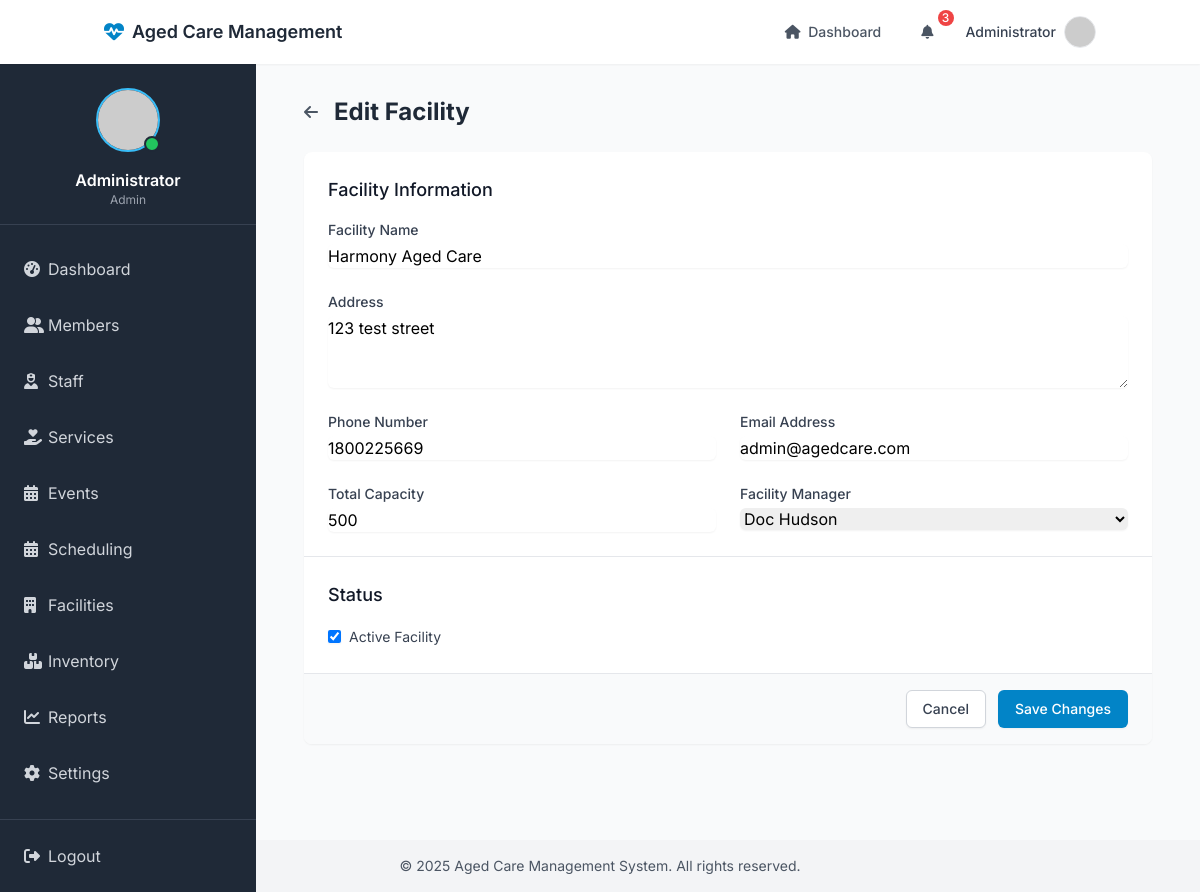
Screenshot of /facilities/edit/1 (signed in) with the database file from the repository.
### models/user.py (models this page shows, shortened)
class User(UserMixin, db.Model):
    __tablename__ = 'users'
    id = db.Column(db.Integer, primary_key=True)
    name = db.Column(db.String(100), nullable=False)
    email = db.Column(db.String(100), unique=True, nullable=False)
    password_hash = db.Column(db.String(200), nullable=False)
    role = db.Column(db.String(20), default='staff')  # admin, staff, family
    is_active = db.Column(db.Boolean, default=True)
    created_at = db.Column(db.DateTime, default=datetime.utcnow)
    last_login = db.Column(db.DateTime)
    @property
    def password(self):
        raise AttributeError('password is not a readable attribute')

### models/facility.py (models this page shows, shortened)
class Facility(db.Model):
    id = db.Column(db.Integer, primary_key=True)
    name = db.Column(db.String(100), nullable=False)
    address = db.Column(db.String(200), nullable=False)
    phone = db.Column(db.String(20))
    email = db.Column(db.String(100))
    capacity = db.Column(db.Integer)
    manager_id = db.Column(db.Integer, db.ForeignKey('staff.id'))
    is_active = db.Column(db.Boolean, default=True)
    created_at = db.Column(db.DateTime, default=datetime.utcnow)
    updated_at = db.Column(db.DateTime, default=datetime.utcnow, onupdate=datetime.utcnow)
    rooms = db.relationship('Room', backref='facility', lazy=True)
    members = db.relationship('Member', backref='facility', lazy=True)

### models/staff.py (models this page shows, shortened)
class Staff(db.Model):
    id = db.Column(db.Integer, primary_key=True)
    user_id = db.Column(db.Integer, db.ForeignKey('users.id'), nullable=False)
    first_name = db.Column(db.String(50), nullable=False)
    last_name = db.Column(db.String(50), nullable=False)
    date_of_birth = db.Column(db.Date)
    gender = db.Column(db.String(10))
    address = db.Column(db.String(200))
    phone = db.Column(db.String(20), nullable=False)
    email = db.Column(db.String(100), nullable=False, unique=True)
    position = db.Column(db.String(100), nullable=False)
    department = db.Column(db.String(100))
    employee_id = db.Column(db.String(50), unique=True)
    employment_type = db.Column(db.String(50))  # full-time, part-time, casual, contractor
    employment_start_date = db.Column(db.Date)
    employment_end_date = db.Column(db.Date)
    hourly_rate = db.Column(db.Float)
    emergency_contact_name = db.Column(db.String(100))
    emergency_contact_phone = db.Column(db.String(20))
    is_active = db.Column(db.Boolean, default=True)
    created_at = db.Column(db.DateTime, default=datetime.utcnow)
    updated_at = db.Column(db.DateTime, default=datetime.utcnow, onupdate=datetime.utcnow)
    qualifications = db.relationship('Qualification', backref='staff', lazy=True)
    schedules = db.relationship('Schedule', back_populates='staff', lazy=True, order_by='Schedule.start_time')
    @property
    def full_name(self):
        return f"{self.first_name} {self.last_name}"

### routes/facilities.py (the view, shortened to what this page needs)
@facility_routes.route('/edit/<int:id>', methods=['GET', 'POST'])
@login_required
def edit(id):
    if current_user.role != 'admin':
        flash('You do not have permission to edit facilities.', 'danger')
        return redirect(url_for('facilities.index'))
    facility = Facility.query.get_or_404(id)
    managers = Staff.query.filter_by(is_active=True).all()
    return render_template('facilities/edit.html', facility=facility, managers=managers)

### templates/facilities/edit.html (shortened to what this page needs)
{% extends "base.html" %}
{% block content %}
<div class="max-w-4xl mx-auto px-4">
    <div class="flex items-center justify-between mb-6">
        <div class="flex items-center">
            <a href="{{ url_for('facilities.view', id=facility.id) }}" class="text-gray-600 hover:text-gray-800 mr-4">
                <i class="fas fa-arrow-left"></i>
            </a>
            <h1 class="text-2xl font-bold text-gray-800">Edit Facility</h1>
        </div>
    </div>
    <form method="POST" class="bg-white rounded-lg shadow-sm">
        <div class="p-6 border-b border-gray-200">
            <h2 class="text-lg font-medium text-gray-900 mb-4">Facility Information</h2>
            <div class="grid grid-cols-1 md:grid-cols-2 gap-6">
                <div class="md:col-span-2">
                    <label for="name" class="block text-sm font-medium text-gray-700">Facility Name</label>
                    <input type="text" name="name" id="name" required
                           value="{{ facility.name }}"
                           class="mt-1 block w-full rounded-md border-gray-300 shadow-sm focus:border-primary-500 focus:ring-primary-500">
                </div>
                <div class="md:col-span-2">
                    <label for="address" class="block text-sm font-medium text-gray-700">Address</label>
                    <textarea name="address" id="address" rows="3" required
                              class="mt-1 block w-full rounded-md border-gray-300 shadow-sm focus:border-primary-500 focus:ring-primary-500">{{ facility.address }}</textarea>
                </div>
                <div>
                    <label for="phone" class="block text-sm font-medium text-gray-700">Phone Number</label>
                    <input type="tel" name="phone" id="phone" required
                           value="{{ facility.phone }}"
                           class="mt-1 block w-full rounded-md border-gray-300 shadow-sm focus:border-primary-500 focus:ring-primary-500">
                </div>
                <div>
                    <label for="email" class="block text-sm font-medium text-gray-700">Email Address</label>
                    <input type="email" name="email" id="email" required
                           value="{{ facility.email }}"
                           class="mt-1 block w-full rounded-md border-gray-300 shadow-sm focus:border-primary-500 focus:ring-primary-500">
                </div>
                <div>
                    <label for="capacity" class="block text-sm font-medium text-gray-700">Total Capacity</label>
                    <input type="number" name="capacity" id="capacity" required min="1"
                           value="{{ facility.capacity }}"
                           class="mt-1 block w-full rounded-md border-gray-300 shadow-sm focus:border-primary-500 focus:ring-primary-500">
                </div>
                <div>
                    <label for="manager_id" class="block text-sm font-medium text-gray-700">Facility Manager</label>
                    <select name="manager_id" id="manager_id" required
                            class="mt-1 block w-full rounded-md border-gray-300 shadow-sm focus:border-primary-500 focus:ring-primary-500">
                        {% for manager in managers %}
                            <option value="{{ manager.id }}" {% if facility.manager_id == manager.id %}selected{% endif %}>
                                {{ manager.full_name }}
                            </option>
                        {% endfor %}
                    </select>
                </div>
            </div>
        </div>
        <div class="p-6 border-b border-gray-200">
            <h2 class="text-lg font-medium text-gray-900 mb-4">Status</h2>
            <div>
                <label class="inline-flex items-center">
                    <input type="checkbox" name="is_active" class="rounded border-gray-300 text-primary-600 shadow-sm focus:border-primary-500 focus:ring-primary-500"
                           {% if facility.is_active %}checked{% endif %}>
                    <span class="ml-2 text-sm text-gray-700">Active Facility</span>
                </label>
            </div>
        </div>
        <div class="px-6 py-4 bg-gray-50 flex items-center justify-end rounded-b-lg">
            <button type="button"
                    onclick="window.location.href='{{ url_for('facilities.view', id=facility.id) }}'"
                    class="bg-white py-2 px-4 border border-gray-300 rounded-md shadow-sm text-sm font-medium text-gray-700 hover:bg-gray-50 focus:outline-none focus:ring-2 focus:ring-offset-2 focus:ring-primary-500 mr-3">
                Cancel
            </button>
            <button type="submit"
                    class="bg-primary-600 border border-transparent rounded-md shadow-sm py-2 px-4 inline-flex justify-center text-sm font-medium text-white hover:bg-primary-700 focus:outline-none focus:ring-2 focus:ring-offset-2 focus:ring-primary-500">
                Save Changes
            </button>
        </div>
    </form>
</div>
{% endblock %}

### templates/includes/navbar.html (shortened to what this page needs)
<nav class="bg-white shadow-sm">
    <div class="container mx-auto px-4">
        <div class="flex justify-between h-16">
            <div class="flex items-center">
                <a href="{{ url_for('dashboard.index') }}" class="flex items-center">
                    <i class="fas fa-heart-pulse text-xl text-primary-600 mr-2"></i>
                    <span class="text-gray-800 font-semibold text-lg">Aged Care Management</span>
                </a>
            </div>
            <div class="flex items-center">
                <div class="hidden md:flex items-center space-x-4">
                    <a href="{{ url_for('dashboard.index') }}" class="text-gray-600 hover:text-primary-600 px-3 py-2 rounded-md text-sm font-medium">
                        <i class="fas fa-home mr-1"></i> Dashboard
                    </a>
                    <div class="relative" x-data="{ open: false }">
                        <button @click="open = !open" class="text-gray-600 hover:text-primary-600 px-3 py-2 rounded-md text-sm font-medium focus:outline-none">
                            <i class="fas fa-bell mr-1"></i>
                            <span class="absolute -top-1 -right-1 bg-red-500 text-white text-xs w-4 h-4 rounded-full flex items-center justify-center">3</span>
                        </button>
                    </div>
                </div>
                <div class="ml-4 relative" x-data="{ open: false }">
                    <div>
                        <button @click="open = !open" class="flex items-center text-sm font-medium text-gray-700 hover:text-primary-600 focus:outline-none focus:ring-2 focus:ring-offset-2 focus:ring-primary-500" id="user-menu" aria-haspopup="true">
                            <span class="mr-2">{{ current_user.name }}</span>
                            <img class="h-8 w-8 rounded-full border border-gray-200" src="https://ui-avatars.com/api/?name={{ current_user.name }}&background=random" alt="User avatar">
                        </button>
                    </div>
                </div>
            </div>
        </div>
    </div>
</nav>

### templates/includes/sidebar.html
<div id="sidebar" class="hidden md:flex flex-col w-64 bg-gray-800 text-white h-full overflow-hidden">
    <div class="p-4 border-b border-gray-700">
        <div class="flex items-center justify-center py-2">
            <div class="relative">
                <img class="h-16 w-16 rounded-full border-2 border-primary-400" src="https://ui-avatars.com/api/?name={{ current_user.name }}&background=0D8ABC&color=fff" alt="User avatar">
                <span class="absolute bottom-0 right-0 h-4 w-4 bg-green-500 rounded-full border-2 border-gray-800"></span>
            </div>
        </div>
        <div class="text-center mt-2">
            <h2 class="font-semibold">{{ current_user.name }}</h2>
            <p class="text-xs text-gray-400">{{ current_user.role|capitalize }}</p>
        </div>
    </div>
    <div class="py-4 flex-1">
        <ul>
            <li class="px-4 py-2">
                <a href="{{ url_for('dashboard.index') }}" class="flex items-center text-gray-300 hover:text-white hover:bg-gray-700 px-2 py-2 rounded-md transition duration-150">
                    <i class="fas fa-tachometer-alt w-6"></i>
                    <span>Dashboard</span>
                </a>
            </li>
            <li class="px-4 py-2">
                <a href="{{ url_for('members.index') }}" class="flex items-center text-gray-300 hover:text-white hover:bg-gray-700 px-2 py-2 rounded-md transition duration-150">
                    <i class="fas fa-user-group w-6"></i>
                    <span>Members</span>
                </a>
            </li>
            <li class="px-4 py-2">
                <a href="{{ url_for('staff.index') }}" class="flex items-center text-gray-300 hover:text-white hover:bg-gray-700 px-2 py-2 rounded-md transition duration-150">
                    <i class="fas fa-user-nurse w-6"></i>
                    <span>Staff</span>
                </a>
            </li>
            <li class="px-4 py-2">
                <a href="{{ url_for('services.index') }}" class="flex items-center text-gray-300 hover:text-white hover:bg-gray-700 px-2 py-2 rounded-md transition duration-150">
                    <i class="fas fa-hand-holding-heart w-6"></i>
                    <span>Services</span>
                </a>
            </li>
            <li class="px-4 py-2">
                <a href="{{ url_for('events.index') }}" class="flex items-center text-gray-300 hover:text-white hover:bg-gray-700 px-2 py-2 rounded-md transition duration-150">
                    <i class="fas fa-calendar-days w-6"></i>
                    <span>Events</span>
                </a>
            </li>
            <li class="px-4 py-2">
                <a href="{{ url_for('scheduling.index') }}" class="flex items-center text-gray-300 hover:text-white hover:bg-gray-700 px-2 py-2 rounded-md transition duration-150">
                    <i class="fas fa-calendar-alt w-6"></i>
                    <span>Scheduling</span>
                </a>
            </li>
            <li class="px-4 py-2">
                <a href="{{ url_for('facilities.index') }}" class="flex items-center text-gray-300 hover:text-white hover:bg-gray-700 px-2 py-2 rounded-md transition duration-150">
                    <i class="fas fa-building w-6"></i>
                    <span>Facilities</span>
                </a>
            </li>
            <li class="px-4 py-2">
                <a href="{{ url_for('inventory.index') }}" class="flex items-center text-gray-300 hover:text-white hover:bg-gray-700 px-2 py-2 rounded-md transition duration-150">
                    <i class="fas fa-boxes-stacked w-6"></i>
                    <span>Inventory</span>
                </a>
            </li>
            {% if current_user.role == 'admin' %}
            <li class="px-4 py-2">
                <a href="#" class="flex items-center text-gray-300 hover:text-white hover:bg-gray-700 px-2 py-2 rounded-md transition duration-150">
                    <i class="fas fa-chart-line w-6"></i>
                    <span>Reports</span>
                </a>
            </li>
            <li class="px-4 py-2">
                <a href="#" class="flex items-center text-gray-300 hover:text-white hover:bg-gray-700 px-2 py-2 rounded-md transition duration-150">
                    <i class="fas fa-cog w-6"></i>
                    <span>Settings</span>
                </a>
            </li>
            {% endif %}
        </ul>
    </div>
    <div class="p-4 border-t border-gray-700">
        <a href="{{ url_for('auth.logout') }}" class="flex items-center text-gray-300 hover:text-white px-2 py-2 rounded-md transition duration-150">
            <i class="fas fa-sign-out-alt w-6"></i>
            <span>Logout</span>
        </a>
    </div>
</div>

### templates/base.html (style rules this page uses)
html { scroll-behavior: smooth; }

### rows the page displays
User: name "Administrator", role "Admin"
Facility: name "Harmony Aged Care", address "123 test street", phone "1800225669", email "admin@agedcare.com", capacity "500", manager_id "Doc Hudson", is_active "☑"
